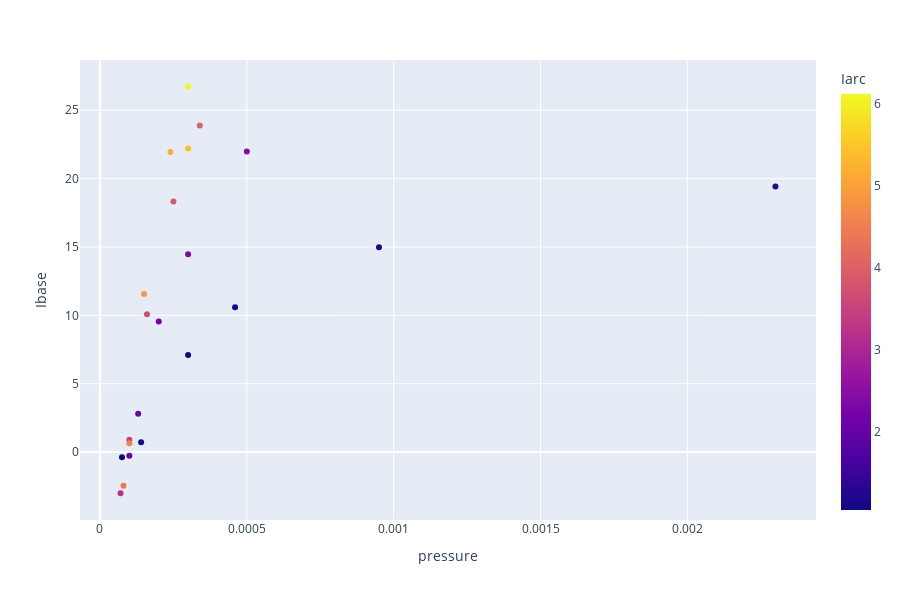

Source (notebook cell):
### Code cell
import plotly.express as px
import numpy as np
# df = px.data.iris()
fig = px.scatter(df, x='pressure', y='Ibase', color = 'Iarc',#hover_data = ['Iarc', 'Ibias', 'Vpfs_tube'])
                 hover_data={'IpinMax':True,
                             'Iarc':True, 
                             'pressure':':.2e',
#                              'Vpfs_tube':True, 
#                              # data not in dataframe, default formatting
#                              'suppl_1': np.random.random(len(df)),
#                              # data not in dataframe, customized formatting
#                              'suppl_2': (':.3f', np.random.random(len(df)))
                            })
fig.update_layout(height=600)
fig.show()

### Figure 1 — Plotly figure (JSON) as saved in the notebook; plotly's stock layout.template omitted (floating-point values rounded to 4 significant figures)
{"data": [{"customdata": [[-7.444e-05, 1.05, 7.5e-05], [0.00928, 1.07, 0.00014], [0.07733, 1.09, 0.0003], [0.1124, 1.13, 0.00046], [0.1557, 1.23, 0.00095], [0.1943, 1.35, 0.0023], [0.005603, 2.11, 0.0001], [0.04004, 2.16, 0.00013], [0.1225, 2.24, 0.0002], [0.1817, 2.34, 0.0003], [0.255, 2.5, 0.0005], [-0.0002466, 3.23, 7e-05], [0.02944, 3.48, 0.0001], [0.1497, 3.65, 0.00016], [0.2706, 3.88, 0.00025], [0.3353, 4.05, 0.00034], [-0.0002735, 4.37, 8e-05], [0.0332, 4.59, 0.0001], [0.1903, 4.9, 0.00015], [0.3476, 5.21, 0.00024], [0.3396, 5.44, 0.0003], [0.4474, 6.12, 0.0003]], "hovertemplate": "pressure=%{customdata[2]:.2e}<br>Ibase=%{y}<br>IpinMax=%{customdata[0]}<br>Iarc=%{marker.color}<extra></extra>", "legendgroup": "", "marker": {"color": [1.05, 1.07, 1.09, 1.13, 1.23, 1.35, 2.11, 2.16, 2.24, 2.34, 2.5, 3.23, 3.48, 3.65, 3.88, 4.05, 4.37, 4.59, 4.9, 5.21, 5.44, 6.12], "coloraxis": "coloraxis", "symbol": "circle"}, "mode": "markers", "name": "", "orientation": "v", "showlegend": false, "type": "scatter", "x": [7.5e-05, 0.00014, 0.0003, 0.00046, 0.00095, 0.0023, 0.0001, 0.00013, 0.0002, 0.0003, 0.0005, 7e-05, 0.0001, 0.00016, 0.00025, 0.00034, 8e-05, 0.0001, 0.00015, 0.00024, 0.0003, 0.0003], "xaxis": "x", "y": [-0.377, 0.704, 7.1, 10.59, 14.97, 19.43, -0.276, 2.792, 9.54, 14.47, 21.99, -3.018, 0.905, 10.07, 18.32, 23.88, -2.469, 0.648, 11.56, 21.94, 22.21, 26.72], "yaxis": "y"}], "layout": {"coloraxis": {"colorbar": {"title": {"text": "Iarc"}}, "colorscale": [[0, "#0d0887"], [0.1111, "#46039f"], [0.2222, "#7201a8"], [0.3333, "#9c179e"], [0.4444, "#bd3786"], [0.5556, "#d8576b"], [0.6667, "#ed7953"], [0.7778, "#fb9f3a"], [0.8889, "#fdca26"], [1, "#f0f921"]]}, "height": 600, "legend": {"tracegroupgap": 0}, "margin": {"t": 60}, "xaxis": {"anchor": "y", "domain": [0, 1], "title": {"text": "pressure"}}, "yaxis": {"anchor": "x", "domain": [0, 1], "title": {"text": "Ibase"}}}}
